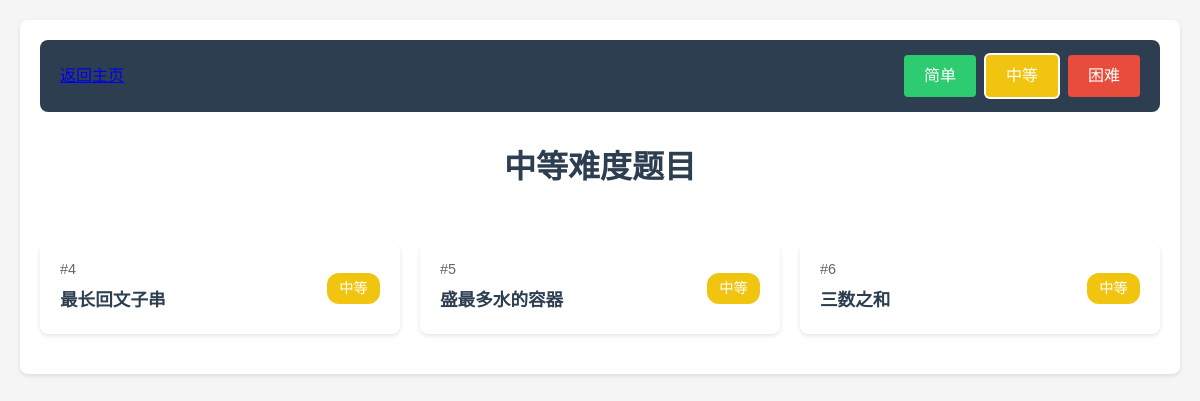
/practice/2 (signed in), run on an earlier commit of the app's database.
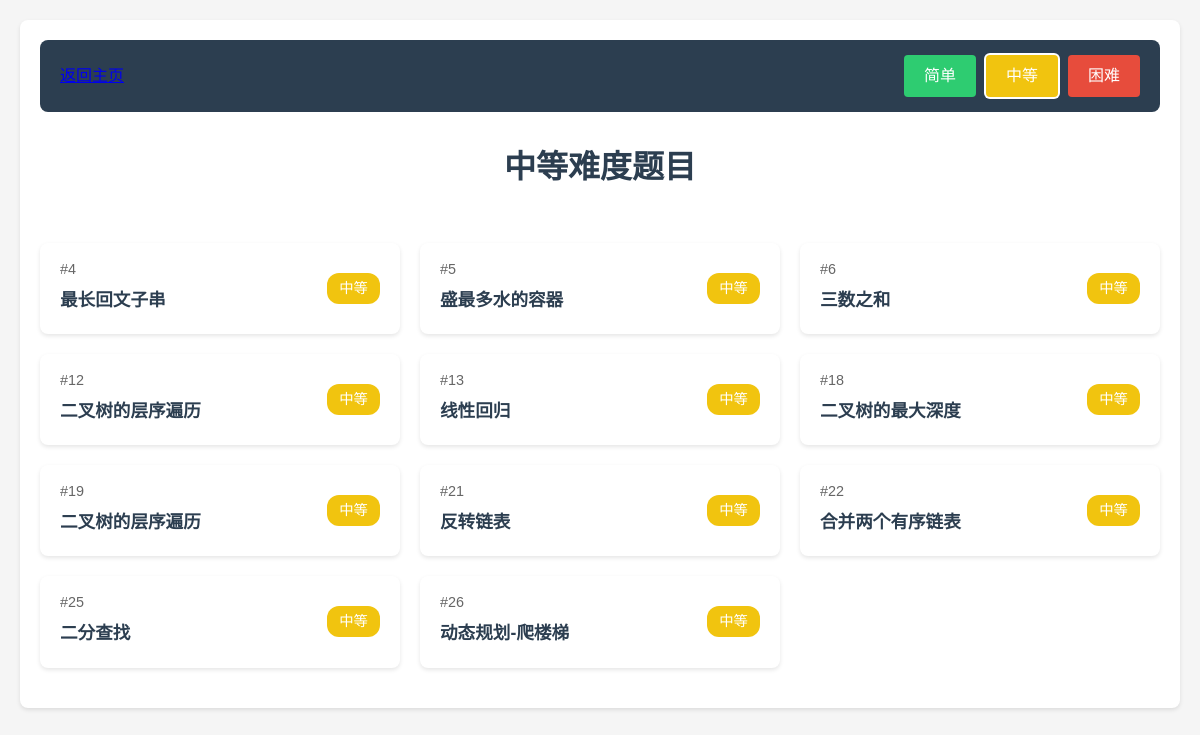
And on a later commit of the database.
### 1.py (models this page shows)
class Problem(db.Model):
    id = db.Column(db.Integer, primary_key=True)
    title = db.Column(db.String(100), nullable=False)
    content = db.Column(db.Text, nullable=False)
    answer = db.Column(db.Text, nullable=False)
    difficulty = db.Column(db.Integer) # 1-简单, 2-中等, 3-困难
    category = db.Column(db.String(50), nullable=True)  # 新增字段
    tags = db.Column(db.String(100), nullable=True)     # 新增字段
    standard_code = db.Column(db.Text, nullable=True) # 标准答案代码
    test_cases = db.Column(db.Text, nullable=True) # 测试用例，JSON格式存储

### 1.py (the view)
@app.route('/practice/<int:difficulty>')
@login_required
def practice(difficulty):
    context = get_base_context(session['user_id'])
    if difficulty not in [1, 2, 3]:
        return redirect(url_for('dashboard'))
    problems = Problem.query.filter_by(difficulty=difficulty).all()
    context.update({
        'problems': problems,
        'difficulty': difficulty
    })
    return render_template('practice.html', **context)

### 1.py (called while the page is built)
def login_required(f):
    @wraps(f)
    def decorated_function(*args, **kwargs):
        if 'user_id' not in session:
            return redirect(url_for('login'))
        user = User.query.get(session['user_id'])
        if user is None:
            session.clear()
            return redirect(url_for('login'))
        return f(*args, **kwargs)
    return decorated_function

def calculate_user_level(solved_count):
    if solved_count < 5:
        return 1
    elif solved_count < 20:
        return 2
    elif solved_count < 50:
        return 3
    elif solved_count < 100:
        return 4
    else:
        return 5

def get_base_context(user_id):
    user = User.query.get(user_id)
    stats = get_user_stats(user_id)
    return {
        'current_user': user,
        'user_level': stats['user_level'],
        'solved_count': stats['solved_count'],
        'submission_count': stats['submission_count'],
        'pass_rate': stats['pass_rate']
    }

### templates/practice.html (shortened to what this page needs)
<!DOCTYPE html>
<html>
<head>
    <link rel="stylesheet" href="{{ url_for('static', filename='style.css') }}">
</head>
<body>
    <div class="container">
        <nav>
            <a href="{{ url_for('dashboard') }}">返回主页</a>
            <div class="difficulty-nav">
                <a href="{{ url_for('practice', difficulty=1) }}" class="difficulty-btn difficulty-1 {{ 'active' if difficulty == 1 }}">简单</a>
                <a href="{{ url_for('practice', difficulty=2) }}" class="difficulty-btn difficulty-2 {{ 'active' if difficulty == 2 }}">中等</a>
                <a href="{{ url_for('practice', difficulty=3) }}" class="difficulty-btn difficulty-3 {{ 'active' if difficulty == 3 }}">困难</a>
            </div>
        </nav>
        <div class="practice-header">
            <h1>{{ '简单' if difficulty == 1 else '中等' if difficulty == 2 else '困难' }}难度题目</h1>
        </div>
        <div class="problems-grid">
            {% for problem in problems %}
            <a href="{{ url_for('problem_detail', problem_id=problem.id) }}" class="problem-card">
                <div class="problem-info">
                    <span class="problem-id">#{{ problem.id }}</span>
                    <h3>{{ problem.title }}</h3>
                </div>
                <div class="problem-stats">
                    <span class="difficulty difficulty-{{ problem.difficulty }}">
                        {{ '简单' if problem.difficulty == 1 else '中等' if problem.difficulty == 2 else '困难' }}
                    </span>
                </div>
            </a>
            {% endfor %}
        </div>
    </div>
</body>
</html>

### static/style.css (style rules this page uses)
body { font-family: 'Microsoft YaHei', sans-serif; line-height: 1.6; margin: 0; padding: 20px; background-color: #f5f5f5; color: #333; }
.container { max-width: 1200px; margin: 0 auto; padding: 20px; background-color: white; border-radius: 8px; box-shadow: 0 2px 4px rgba(0, 0, 0, 0.1); }
nav { display: flex; justify-content: space-between; align-items: center; background-color: #2c3e50; padding: 15px 20px; border-radius: 8px; }
h1, h2, h3 { color: #2c3e50; margin-bottom: 20px; }
.difficulty { display: inline-block; padding: 3px 8px; border-radius: 3px; font-size: 12px; color: white; }
.difficulty-1 { background-color: #2ecc71; }
.difficulty-2 { background-color: #f1c40f; }
.difficulty-3 { background-color: #e74c3c; }
.problem-card { display: block; text-decoration: none; color: inherit; background-color: white; padding: 20px; border-radius: 8px; box-shadow: 0 2px 4px rgba(0, 0, 0, 0.1); transition: transform 0.3s, box-shadow 0.3s; }
.problem-card h3 { margin: 10px 0; }
.difficulty-nav { display: flex; gap: 10px; }
.difficulty-btn { padding: 8px 20px; border-radius: 4px; color: white; text-decoration: none; transition: opacity 0.3s; }
.difficulty-btn.active { box-shadow: 0 0 0 2px white; }
.practice-header { text-align: center; margin: 30px 0; }
.practice-header h1 { font-size: 2em; margin: 0; }
.problems-grid { display: grid; grid-template-columns: repeat(auto-fill, minmax(300px, 1fr)); gap: 20px; padding: 20px 0; }
.problem-card { display: flex; justify-content: space-between; align-items: center; padding: 15px 20px; background: white; border-radius: 8px; box-shadow: 0 2px 4px rgba(0, 0, 0, 0.1); text-decoration: none; color: inherit; transition: transform 0.3s, box-shadow 0.3s; }
.problem-info { flex: 1; }
.problem-id { color: #666; font-size: 0.9em; margin-bottom: 5px; display: block; }
.problem-info h3 { margin: 5px 0; font-size: 1.1em; color: #2c3e50; }
.problem-stats { display: flex; align-items: center; gap: 15px; }
.difficulty { padding: 4px 12px; border-radius: 12px; font-size: 0.9em; font-weight: 500; }

What changed in the data, as far as the page shows it:
added Problem: id "12", title "二叉树的层序遍历", difficulty "中等"
added Problem: id "13", title "线性回归", difficulty "中等"
added Problem: id "18", title "二叉树的最大深度", difficulty "中等"
added Problem: id "19", title "二叉树的层序遍历", difficulty "中等"
added Problem: id "21", title "反转链表", difficulty "中等"
added Problem: id "22", title "合并两个有序链表", difficulty "中等"
added Problem: id "25", title "二分查找", difficulty "中等"
added Problem: id "26", title "动态规划-爬楼梯", difficulty "中等"
